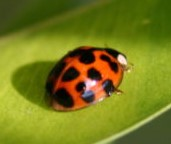
%> input picture IT 4225 DIP - MAY/DIP_labs/MATLAB =- koli/insect.jpg, 171 x 144 px
$ octave object_detection.m   (GNU Octave 9; MATLAB toolbox functions it lacks are replaced by stand-ins)
%> lines starting %> are read from the running program, lines starting %| are printed output that depends on the picture
%% Step 1: Read Images
% Read the reference image containing the object of interest.

insectImage = imread('insect.jpg');
%> insectImage is the input picture: size 144x171x3 uint8; mean R, G, B 118.5, 122.6, 27.6

insectImage = rgb2gray(insectImage);
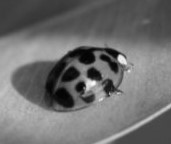
%> insectImage: size 144x171 uint8; min 1, max 251, mean 110.6
figure
imshow(insectImage)
title('Image of a Insect');


%%
% Read the target image containing a cluttered scene.
sceneImage = imread('image.jpg');
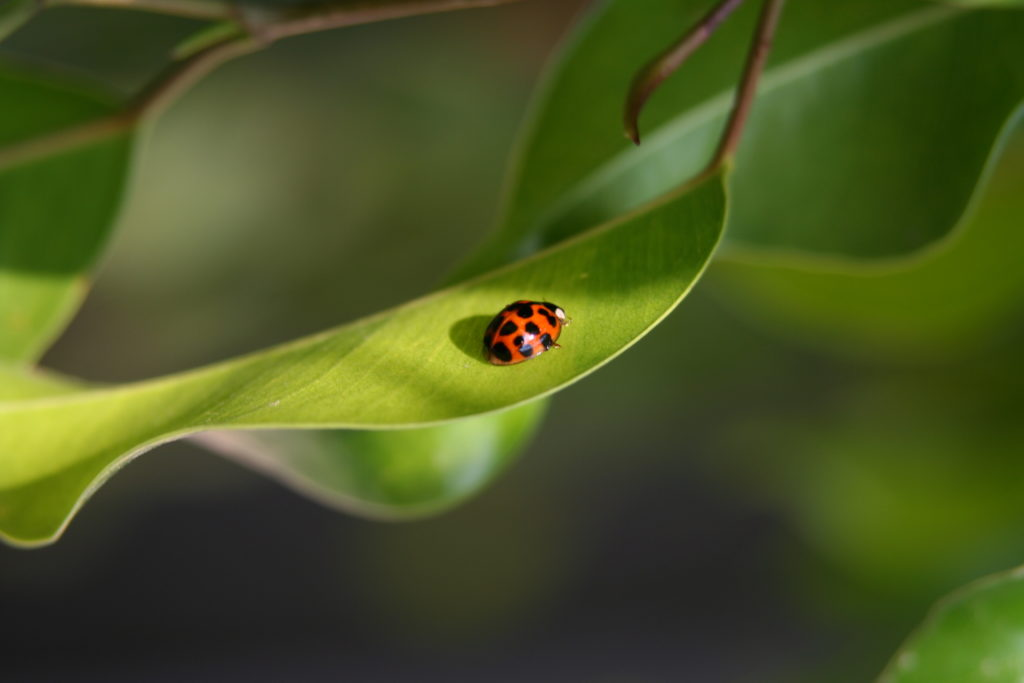
%> input picture IT 4225 DIP - MAY/DIP_labs/MATLAB =- koli/image.jpg, 1024 x 683 px
%> sceneImage is the input picture: size 683x1024x3 uint8; mean R, G, B 72.4, 83.7, 34.1
sceneImage = rgb2gray(sceneImage);
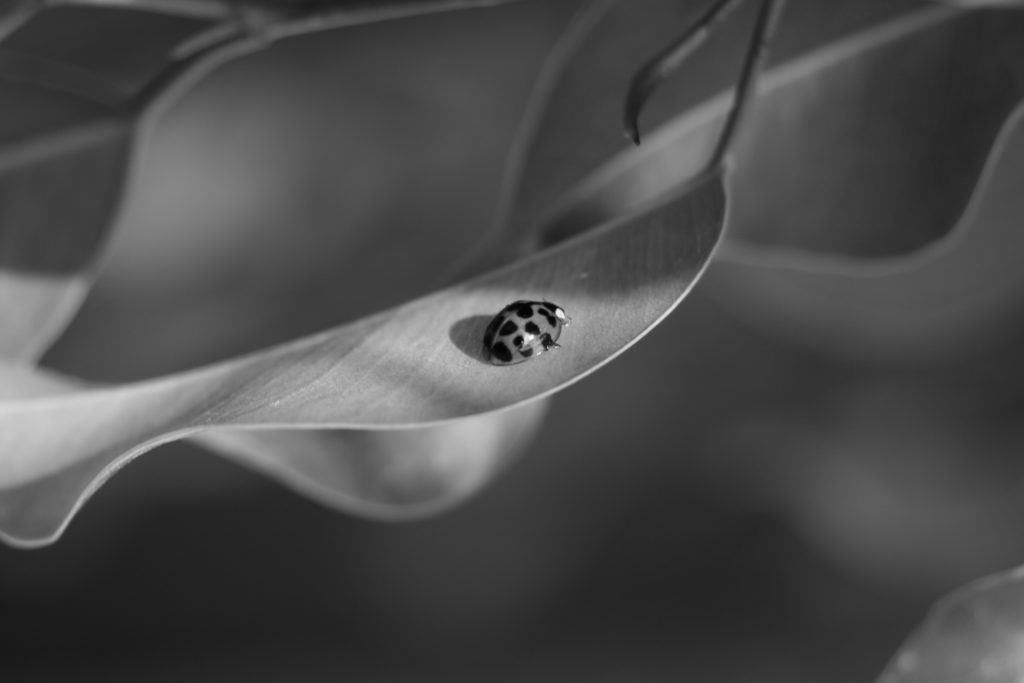
%> sceneImage: size 683x1024 uint8; min 0, max 254, mean 74.6
figure
imshow(sceneImage)

title('Image of a Cluttered Scene');

%% Step 2: Detect Feature Points
% Detect feature points in both images.
%> (the run ends here)
